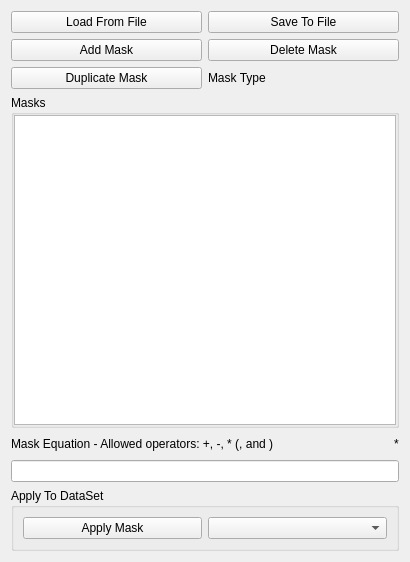
<?xml version="1.0" encoding="UTF-8"?>
<ui version="4.0">
 <class>Form</class>
 <widget class="QWidget" name="Form">
  <property name="geometry">
   <rect>
    <x>0</x>
    <y>0</y>
    <width>410</width>
    <height>562</height>
   </rect>
  </property>
  <property name="windowTitle">
   <string>Form</string>
  </property>
  <layout class="QVBoxLayout" name="verticalLayout">
   <item>
    <layout class="QGridLayout" name="gridLayout">
     <item row="0" column="0">
      <widget class="QPushButton" name="Mask_load_file_button">
       <property name="toolTip">
        <string>Load mask from file</string>
       </property>
       <property name="statusTip">
        <string>Load mask from file</string>
       </property>
       <property name="text">
        <string>Load From File</string>
       </property>
      </widget>
     </item>
     <item row="1" column="1">
      <widget class="QPushButton" name="Mask_delete_button_nonBlock">
       <property name="toolTip">
        <string>Delete selected mask</string>
       </property>
       <property name="statusTip">
        <string>Delete selected mask</string>
       </property>
       <property name="text">
        <string>Delete Mask</string>
       </property>
      </widget>
     </item>
     <item row="1" column="0">
      <widget class="QPushButton" name="Mask_add_button_nonBlock">
       <property name="toolTip">
        <string>Add new mask</string>
       </property>
       <property name="statusTip">
        <string>Add new mask</string>
       </property>
       <property name="text">
        <string>Add Mask</string>
       </property>
      </widget>
     </item>
     <item row="0" column="1">
      <widget class="QPushButton" name="Mask_save_file_button">
       <property name="toolTip">
        <string>Save mask generate from mask equation to file. Only masks utilised in the equation are saved!</string>
       </property>
       <property name="statusTip">
        <string>Save mask generate from mask equation to file. Only masks utilised in the equation are saved!</string>
       </property>
       <property name="text">
        <string>Save To File</string>
       </property>
      </widget>
     </item>
     <item row="2" column="0">
      <widget class="QPushButton" name="Mask_duplicate_button_nonBlock">
       <property name="toolTip">
        <string>Duplicate selected mask</string>
       </property>
       <property name="statusTip">
        <string>Duplicate selected mask</string>
       </property>
       <property name="text">
        <string>Duplicate Mask</string>
       </property>
      </widget>
     </item>
     <item row="2" column="1">
      <widget class="QLabel" name="Mask_type_label">
       <property name="toolTip">
        <string>Type of selected mask</string>
       </property>
       <property name="statusTip">
        <string>Type of selected mask</string>
       </property>
       <property name="text">
        <string>Mask Type</string>
       </property>
      </widget>
     </item>
    </layout>
   </item>
   <item>
    <widget class="QGroupBox" name="groupBox">
     <property name="title">
      <string>Masks</string>
     </property>
     <layout class="QVBoxLayout" name="verticalLayout_4">
      <property name="spacing">
       <number>0</number>
      </property>
      <property name="leftMargin">
       <number>0</number>
      </property>
      <property name="topMargin">
       <number>0</number>
      </property>
      <property name="rightMargin">
       <number>0</number>
      </property>
      <property name="bottomMargin">
       <number>0</number>
      </property>
      <item>
       <widget class="QListView" name="Mask_listView">
        <property name="toolTip">
         <string>Type of selected mask</string>
        </property>
        <property name="statusTip">
         <string>Type of selected mask</string>
        </property>
       </widget>
      </item>
     </layout>
    </widget>
   </item>
   <item>
    <layout class="QVBoxLayout" name="verticalLayout_6">
     <item>
      <layout class="QHBoxLayout" name="horizontalLayout_2">
       <item>
        <widget class="QLabel" name="Mask_TitleLabel">
         <property name="text">
          <string>Mask Equation - Allowed operators: +, -, * (, and )</string>
         </property>
        </widget>
       </item>
       <item>
        <spacer name="horizontalSpacer">
         <property name="orientation">
          <enum>Qt::Horizontal</enum>
         </property>
         <property name="sizeHint" stdset="0">
          <size>
           <width>40</width>
           <height>20</height>
          </size>
         </property>
        </spacer>
       </item>
       <item>
        <widget class="QLabel" name="Mask_status_label">
         <property name="text">
          <string>*</string>
         </property>
        </widget>
       </item>
      </layout>
     </item>
     <item>
      <widget class="QLineEdit" name="Mask_equation_line_edit">
       <property name="toolTip">
        <string>Equation for combinated mask</string>
       </property>
       <property name="statusTip">
        <string>Equation for combinated mask</string>
       </property>
      </widget>
     </item>
    </layout>
   </item>
   <item>
    <widget class="QGroupBox" name="groupBox_2">
     <property name="title">
      <string>Apply To DataSet</string>
     </property>
     <layout class="QHBoxLayout" name="horizontalLayout">
      <item>
       <widget class="QPushButton" name="Mask_apply_to_dataset_button">
        <property name="toolTip">
         <string>Apply mask equation to selected DataSet</string>
        </property>
        <property name="statusTip">
         <string>Apply mask equation to selected DataSet</string>
        </property>
        <property name="text">
         <string>Apply Mask</string>
        </property>
       </widget>
      </item>
      <item>
       <widget class="QComboBox" name="Mask_data_set_combo_box">
        <property name="toolTip">
         <string>Select DataSet for masking</string>
        </property>
        <property name="statusTip">
         <string>Select DataSet for masking</string>
        </property>
       </widget>
      </item>
     </layout>
    </widget>
   </item>
  </layout>
 </widget>
 <resources/>
 <connections/>
</ui>
